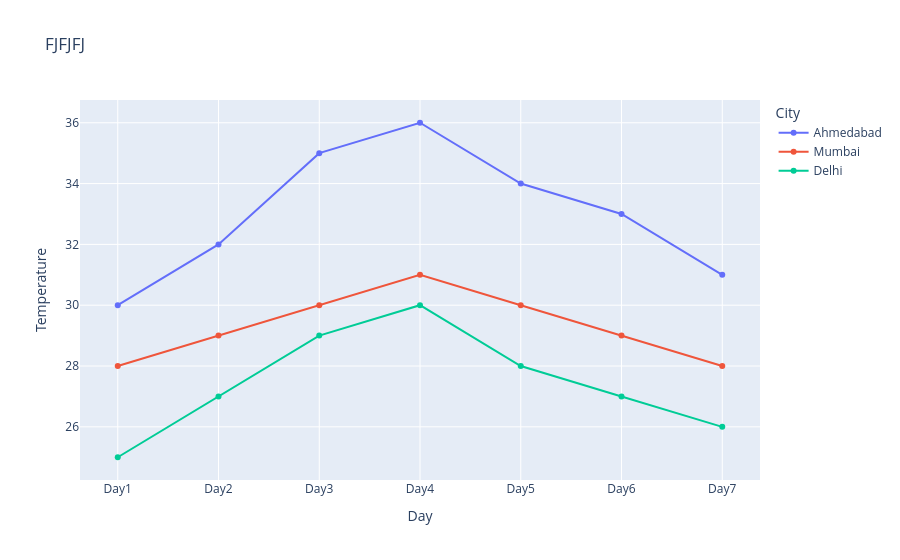

Here is the notebook cell this chart was saved with:
### Code cell
px.line(df_weather,x="Day",y="Temperature",color="City",markers=True,hover_data="City",title="FJFJFJ")

### Figure 1 — Plotly figure (JSON) as saved in the notebook; plotly's stock layout.template omitted (floating-point values rounded to 4 significant figures)
{"data": [{"customdata": [["Ahmedabad"], ["Ahmedabad"], ["Ahmedabad"], ["Ahmedabad"], ["Ahmedabad"], ["Ahmedabad"], ["Ahmedabad"]], "hovertemplate": "City=%{customdata[0]}<br>Day=%{x}<br>Temperature=%{y}<extra></extra>", "legendgroup": "Ahmedabad", "line": {"color": "#636efa", "dash": "solid"}, "marker": {"symbol": "circle"}, "mode": "lines+markers", "name": "Ahmedabad", "orientation": "v", "showlegend": true, "type": "scatter", "x": ["Day1", "Day2", "Day3", "Day4", "Day5", "Day6", "Day7"], "xaxis": "x", "y": [30, 32, 35, 36, 34, 33, 31], "yaxis": "y"}, {"customdata": [["Mumbai"], ["Mumbai"], ["Mumbai"], ["Mumbai"], ["Mumbai"], ["Mumbai"], ["Mumbai"]], "hovertemplate": "City=%{customdata[0]}<br>Day=%{x}<br>Temperature=%{y}<extra></extra>", "legendgroup": "Mumbai", "line": {"color": "#EF553B", "dash": "solid"}, "marker": {"symbol": "circle"}, "mode": "lines+markers", "name": "Mumbai", "orientation": "v", "showlegend": true, "type": "scatter", "x": ["Day1", "Day2", "Day3", "Day4", "Day5", "Day6", "Day7"], "xaxis": "x", "y": [28, 29, 30, 31, 30, 29, 28], "yaxis": "y"}, {"customdata": [["Delhi"], ["Delhi"], ["Delhi"], ["Delhi"], ["Delhi"], ["Delhi"], ["Delhi"]], "hovertemplate": "City=%{customdata[0]}<br>Day=%{x}<br>Temperature=%{y}<extra></extra>", "legendgroup": "Delhi", "line": {"color": "#00cc96", "dash": "solid"}, "marker": {"symbol": "circle"}, "mode": "lines+markers", "name": "Delhi", "orientation": "v", "showlegend": true, "type": "scatter", "x": ["Day1", "Day2", "Day3", "Day4", "Day5", "Day6", "Day7"], "xaxis": "x", "y": [25, 27, 29, 30, 28, 27, 26], "yaxis": "y"}], "layout": {"legend": {"title": {"text": "City"}, "tracegroupgap": 0}, "title": {"text": "FJFJFJ"}, "xaxis": {"anchor": "y", "domain": [0, 1], "title": {"text": "Day"}}, "yaxis": {"anchor": "x", "domain": [0, 1], "title": {"text": "Temperature"}}}}
